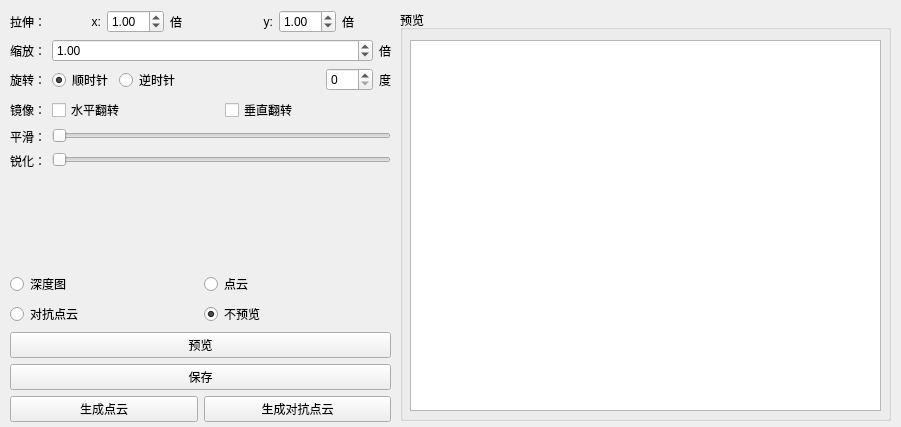
<?xml version="1.0" encoding="UTF-8"?>
<ui version="4.0">
 <class>Form</class>
 <widget class="QWidget" name="Form">
  <property name="geometry">
   <rect>
    <x>0</x>
    <y>0</y>
    <width>901</width>
    <height>427</height>
   </rect>
  </property>
  <property name="windowTitle">
   <string>Form</string>
  </property>
  <widget class="QWidget" name="verticalLayoutWidget">
   <property name="geometry">
    <rect>
     <x>10</x>
     <y>10</y>
     <width>381</width>
     <height>412</height>
    </rect>
   </property>
   <layout class="QVBoxLayout" name="verticalLayout">
    <item>
     <layout class="QFormLayout" name="formLayout">
      <item row="0" column="0">
       <widget class="QLabel" name="label">
        <property name="text">
         <string>拉伸：</string>
        </property>
       </widget>
      </item>
      <item row="0" column="1">
       <layout class="QHBoxLayout" name="horizontalLayout">
        <item>
         <widget class="QLabel" name="label_8">
          <property name="toolTip">
           <string notr="true"/>
          </property>
          <property name="layoutDirection">
           <enum>Qt::RightToLeft</enum>
          </property>
          <property name="text">
           <string>x:</string>
          </property>
          <property name="alignment">
           <set>Qt::AlignRight|Qt::AlignTrailing|Qt::AlignVCenter</set>
          </property>
         </widget>
        </item>
        <item>
         <widget class="QDoubleSpinBox" name="doubleSpinBox_2">
          <property name="value">
           <double>1.000000000000000</double>
          </property>
         </widget>
        </item>
        <item>
         <widget class="QLabel" name="label_9">
          <property name="text">
           <string>倍</string>
          </property>
         </widget>
        </item>
        <item>
         <widget class="QLabel" name="label_7">
          <property name="text">
           <string>y:</string>
          </property>
          <property name="alignment">
           <set>Qt::AlignRight|Qt::AlignTrailing|Qt::AlignVCenter</set>
          </property>
         </widget>
        </item>
        <item>
         <widget class="QDoubleSpinBox" name="doubleSpinBox">
          <property name="value">
           <double>1.000000000000000</double>
          </property>
         </widget>
        </item>
        <item>
         <widget class="QLabel" name="label_10">
          <property name="text">
           <string>倍</string>
          </property>
         </widget>
        </item>
       </layout>
      </item>
      <item row="1" column="0">
       <widget class="QLabel" name="label_2">
        <property name="text">
         <string>缩放：</string>
        </property>
       </widget>
      </item>
      <item row="1" column="1">
       <layout class="QHBoxLayout" name="horizontalLayout_2">
        <item>
         <widget class="QDoubleSpinBox" name="doubleSpinBox_3">
          <property name="sizePolicy">
           <sizepolicy hsizetype="Preferred" vsizetype="Fixed">
            <horstretch>2</horstretch>
            <verstretch>0</verstretch>
           </sizepolicy>
          </property>
          <property name="value">
           <double>1.000000000000000</double>
          </property>
         </widget>
        </item>
        <item>
         <widget class="QLabel" name="label_11">
          <property name="text">
           <string>倍</string>
          </property>
         </widget>
        </item>
       </layout>
      </item>
      <item row="2" column="0">
       <widget class="QLabel" name="label_3">
        <property name="text">
         <string>旋转：</string>
        </property>
       </widget>
      </item>
      <item row="2" column="1">
       <layout class="QHBoxLayout" name="horizontalLayout_3">
        <item>
         <widget class="QRadioButton" name="radioButton_2">
          <property name="text">
           <string>顺时针</string>
          </property>
          <property name="checked">
           <bool>true</bool>
          </property>
          <property name="autoExclusive">
           <bool>false</bool>
          </property>
         </widget>
        </item>
        <item>
         <widget class="QRadioButton" name="radioButton">
          <property name="text">
           <string>逆时针</string>
          </property>
          <property name="autoExclusive">
           <bool>false</bool>
          </property>
         </widget>
        </item>
        <item>
         <spacer name="horizontalSpacer">
          <property name="orientation">
           <enum>Qt::Horizontal</enum>
          </property>
          <property name="sizeHint" stdset="0">
           <size>
            <width>40</width>
            <height>20</height>
           </size>
          </property>
         </spacer>
        </item>
        <item>
         <widget class="QSpinBox" name="spinBox">
          <property name="maximum">
           <number>180</number>
          </property>
         </widget>
        </item>
        <item>
         <widget class="QLabel" name="label_12">
          <property name="text">
           <string>度</string>
          </property>
         </widget>
        </item>
       </layout>
      </item>
      <item row="3" column="0">
       <widget class="QLabel" name="label_5">
        <property name="text">
         <string>镜像：</string>
        </property>
       </widget>
      </item>
      <item row="3" column="1">
       <layout class="QHBoxLayout" name="horizontalLayout_4">
        <item>
         <widget class="QCheckBox" name="checkBox">
          <property name="text">
           <string>水平翻转</string>
          </property>
         </widget>
        </item>
        <item>
         <widget class="QCheckBox" name="checkBox_2">
          <property name="text">
           <string>垂直翻转</string>
          </property>
         </widget>
        </item>
       </layout>
      </item>
      <item row="4" column="0">
       <widget class="QLabel" name="label_6">
        <property name="text">
         <string>平滑：</string>
        </property>
       </widget>
      </item>
      <item row="4" column="1">
       <widget class="QSlider" name="horizontalSlider">
        <property name="orientation">
         <enum>Qt::Horizontal</enum>
        </property>
       </widget>
      </item>
      <item row="5" column="0">
       <widget class="QLabel" name="label_4">
        <property name="text">
         <string>锐化：</string>
        </property>
       </widget>
      </item>
      <item row="5" column="1">
       <widget class="QSlider" name="horizontalSlider_2">
        <property name="orientation">
         <enum>Qt::Horizontal</enum>
        </property>
       </widget>
      </item>
     </layout>
    </item>
    <item>
     <spacer name="verticalSpacer">
      <property name="orientation">
       <enum>Qt::Vertical</enum>
      </property>
      <property name="sizeType">
       <enum>QSizePolicy::Fixed</enum>
      </property>
      <property name="sizeHint" stdset="0">
       <size>
        <width>20</width>
        <height>25</height>
       </size>
      </property>
     </spacer>
    </item>
    <item>
     <layout class="QGridLayout" name="gridLayout_3">
      <item row="4" column="0">
       <widget class="QPushButton" name="pushButton_2">
        <property name="text">
         <string>生成点云</string>
        </property>
       </widget>
      </item>
      <item row="4" column="1">
       <widget class="QPushButton" name="pushButton_3">
        <property name="text">
         <string>生成对抗点云</string>
        </property>
       </widget>
      </item>
      <item row="0" column="1">
       <widget class="QRadioButton" name="radioButton_5">
        <property name="text">
         <string>点云</string>
        </property>
        <property name="autoExclusive">
         <bool>false</bool>
        </property>
       </widget>
      </item>
      <item row="1" column="0">
       <widget class="QRadioButton" name="radioButton_4">
        <property name="text">
         <string>对抗点云</string>
        </property>
        <property name="autoExclusive">
         <bool>false</bool>
        </property>
       </widget>
      </item>
      <item row="0" column="0">
       <widget class="QRadioButton" name="radioButton_3">
        <property name="text">
         <string>深度图</string>
        </property>
        <property name="autoExclusive">
         <bool>false</bool>
        </property>
       </widget>
      </item>
      <item row="2" column="0" colspan="2">
       <widget class="QPushButton" name="pushButton">
        <property name="text">
         <string>预览</string>
        </property>
       </widget>
      </item>
      <item row="1" column="1">
       <widget class="QRadioButton" name="radioButton_6">
        <property name="text">
         <string>不预览</string>
        </property>
        <property name="checked">
         <bool>true</bool>
        </property>
        <property name="autoExclusive">
         <bool>false</bool>
        </property>
       </widget>
      </item>
      <item row="3" column="0" colspan="2">
       <widget class="QPushButton" name="pushButton_4">
        <property name="text">
         <string>保存</string>
        </property>
       </widget>
      </item>
     </layout>
    </item>
   </layout>
  </widget>
  <widget class="QGroupBox" name="groupBox">
   <property name="geometry">
    <rect>
     <x>400</x>
     <y>10</y>
     <width>491</width>
     <height>411</height>
    </rect>
   </property>
   <property name="title">
    <string>预览</string>
   </property>
   <widget class="QGraphicsView" name="graphicsView">
    <property name="geometry">
     <rect>
      <x>10</x>
      <y>30</y>
      <width>471</width>
      <height>371</height>
     </rect>
    </property>
   </widget>
  </widget>
 </widget>
 <resources/>
 <connections/>
</ui>
